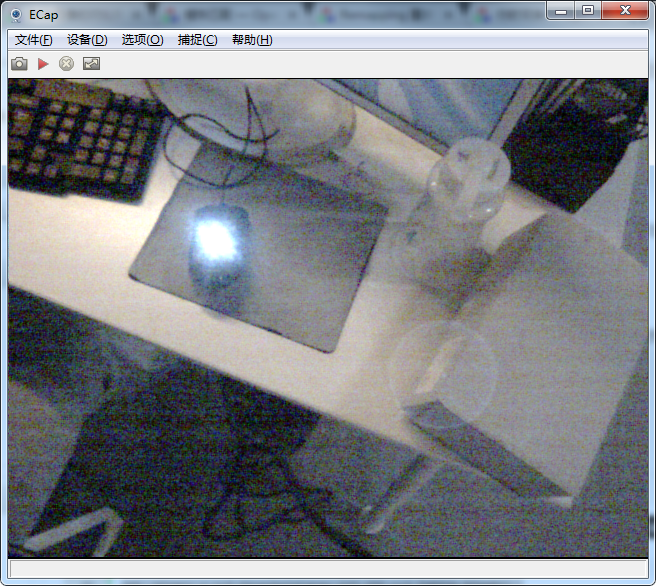
#> input picture 2017年文件/毕业设计/src/v3/img/3.png, 656 x 586 px
$ python test2.py   (older library calls are emulated)
#> lines starting #> are read from the running program, lines starting #| are printed output that depends on the picture; after the words box and inside, x2 and y2 are one past the last pixel; in counts of white or black regions, pixels touching at a corner belong together
import cv2
import numpy as np


frame = cv2.imread("img/3.png")
#> frame is the input picture: shape (586, 656, 3); mean B, G, R 131, 126.2, 123.5
gray = cv2.cvtColor(frame,cv2.COLOR_BGR2GRAY)
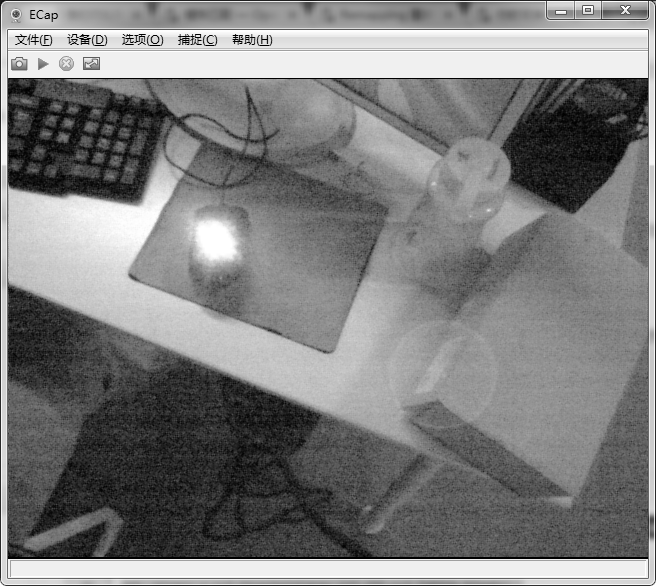
#> gray: shape (586, 656); min 0, max 255, mean 126

result = cv2.medianBlur(gray,5)
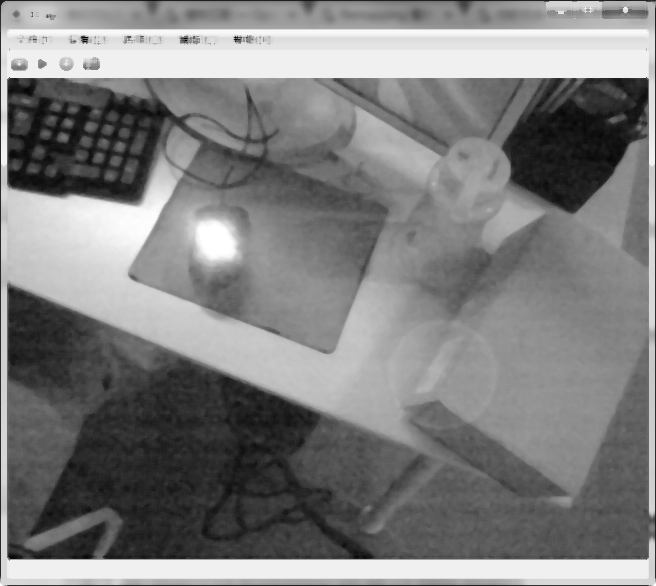
#> result: shape (586, 656); min 0, max 255, mean 127

ret, edge = cv2.threshold(gray,250,255,cv2.THRESH_BINARY)
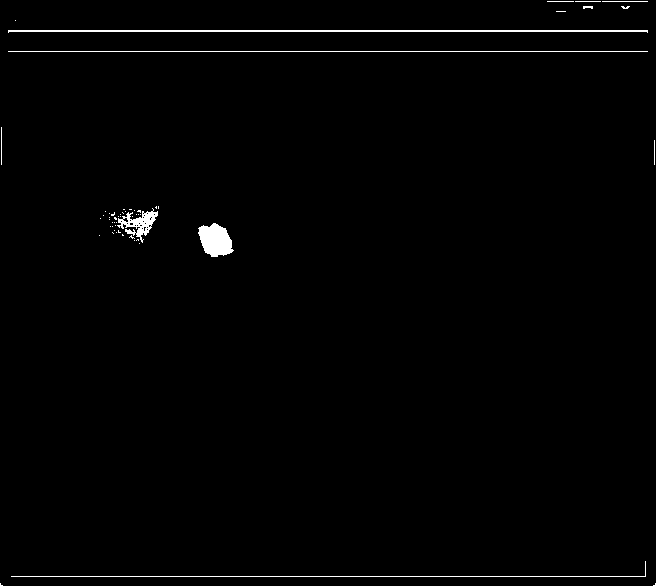
#> edge: shape (586, 656); 1.1% white; 55 white regions (44 under 20 px)
#edge = cv2.Canny(gray.copy(), 1000, 3000, apertureSize=5)#bianjie
_,contours, hierarchy = cv2.findContours(edge.copy(), cv2.RETR_TREE, cv2.CHAIN_APPROX_SIMPLE) #position
#> contours = 78 contours, 75 with area under 20; largest, box (x1, y1, x2, y2) and area: (198, 223, 234, 257) 793, (8, 30, 648, 33) 640, (117, 208, 158, 243) 485
for i in contours:
    x, y, w, h = cv2.boundingRect(i)
#> this loop made 78 passes
#> (x, y, w, h) on passes 1, 2, 3, 4, 5, 6, 7, 8, 10, 12, 13, 14: (653, 583, 3, 3), (0, 583, 3, 3), (11, 561, 635, 16), (139, 243, 1, 1), (134, 240, 1, 1), (136, 239, 3, 2), (129, 235, 6, 4), (99, 235, 1, 1), (116, 232, 1, 1), (118, 230, 3, 3), (114, 230, 1, 1), (112, 226, 1, 1)
#> (i, x, y, w, h) on passes 9, 11, 34, 40, 41, 43: ([[122, 234], [122, 235], [123, 235]], 122, 234, 2, 2), ([[112, 232], [113, 233]], 112, 232, 2, 2), ([[122, 212], [123, 213]], 122, 212, 2, 2), ([[129, 209], [131, 209]], 129, 209, 3, 1), ([[123, 209], [124, 209]], 123, 209, 2, 1), ([[146, 229], [147, 228], [148, 229], [147, 230]], 146, 228, 3, 3)

cv2.imshow("gray", gray)
cv2.imshow("result", result)
cv2.imshow("edge", edge)

cv2.waitKey(0)
cv2.destroyAllWindows()

$ run again, with 2017年文件/毕业设计/src/v3/img/2.png copied over 2017年文件/毕业设计/src/v3/img/3.png
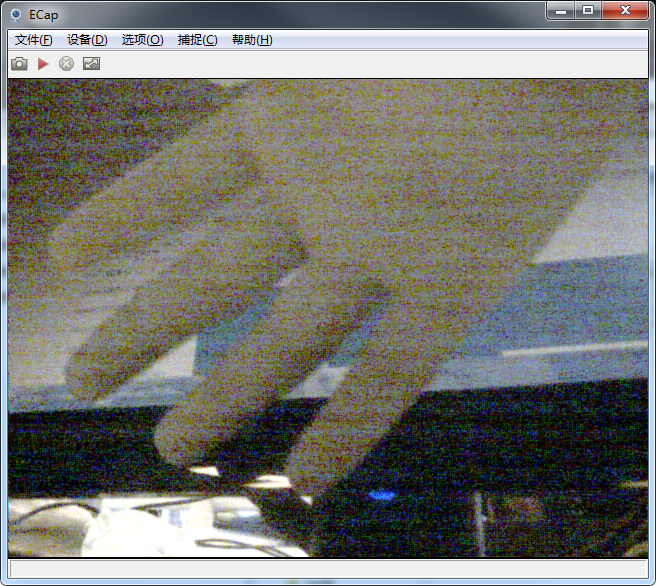
#> input picture 2017年文件/毕业设计/src/v3/img/2.png, 656 x 586 px
#> frame is the input picture: shape (586, 656, 3); mean B, G, R 113.6, 117.7, 119.1
#> `result = cv2.medianBlur(gray,5)`:
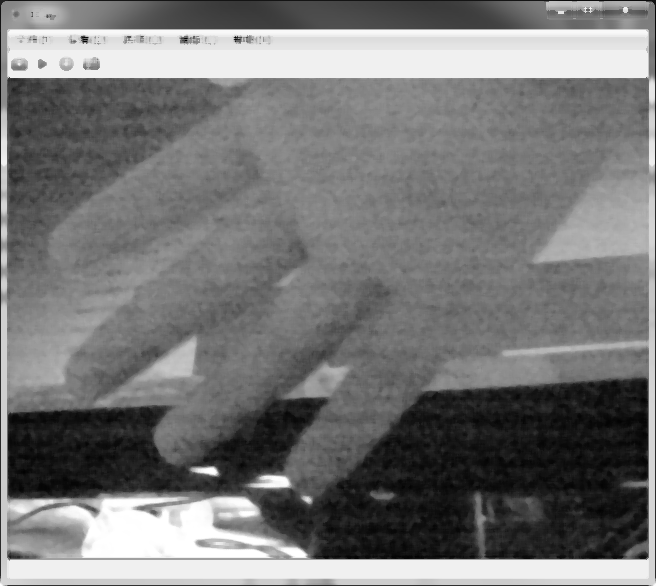
#> result: shape (586, 656); min 0, max 255, mean 118.7
#> `ret, edge = cv2.threshold(gray,250,255,cv2.THRESH_BINARY)`:
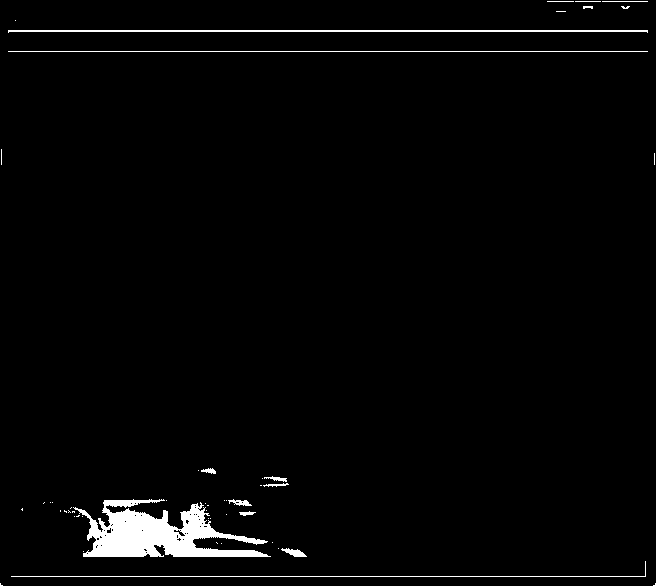
#> edge: shape (586, 656); 2.3% white; 50 white regions (36 under 20 px)
#> contours = 91 contours, 81 with area under 20; largest, box (x1, y1, x2, y2) and area: (73, 499, 271, 557) 5310, (8, 30, 648, 33) 640, (281, 548, 307, 557) 96, (228, 499, 252, 506) 65, (264, 476, 287, 482) 39
#> the loop `for i in contours:` made 91 passes
#> (x, y, w, h) on passes 1 to 8: (653, 583, 3, 3), (0, 583, 3, 3), (11, 561, 635, 16), (83, 551, 1, 1), (281, 548, 26, 9), (278, 548, 1, 1), (221, 543, 1, 1), (272, 542, 1, 1)
